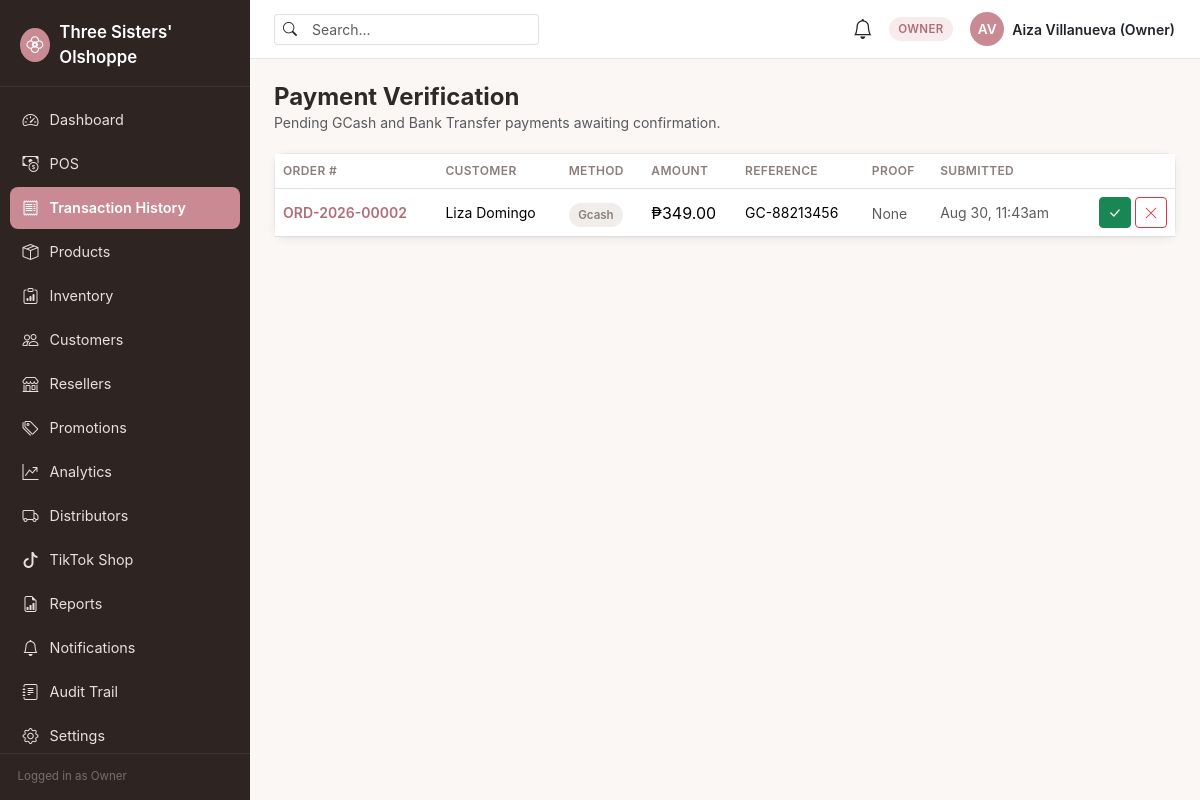
The app's page /payments/index.php (signed in) with its own data.
### tables this page shows
CREATE TABLE payments (
    id                  BIGINT UNSIGNED AUTO_INCREMENT PRIMARY KEY,
    order_id            BIGINT UNSIGNED NOT NULL,
    payment_method      ENUM('cash','gcash','bank_transfer') NOT NULL,
    amount              DECIMAL(10,2) NOT NULL,
    reference_number    VARCHAR(100) NULL,
    status              ENUM('pending','verified','rejected') NOT NULL DEFAULT 'pending',
    verified_by         INT UNSIGNED NULL,
    verified_at         DATETIME NULL,
    created_at          TIMESTAMP NOT NULL DEFAULT CURRENT_TIMESTAMP,
    FOREIGN KEY (order_id) REFERENCES orders(id) ON DELETE CASCADE,
    FOREIGN KEY (verified_by) REFERENCES users(id) ON DELETE SET NULL,
    INDEX idx_payments_status (status),
    INDEX idx_payments_method (payment_method)
);

CREATE TABLE orders (
    id              BIGINT UNSIGNED AUTO_INCREMENT PRIMARY KEY,
    order_number    VARCHAR(30) NOT NULL UNIQUE,
    channel         ENUM('physical','reseller','tiktok') NOT NULL,
    customer_id     INT UNSIGNED NULL,
    reseller_id     INT UNSIGNED NULL,
    status          ENUM('pending','confirmed','preparing','ready','shipped','completed','cancelled','returned') NOT NULL DEFAULT 'pending',
    subtotal        DECIMAL(10,2) NOT NULL DEFAULT 0.00,
    discount_amount DECIMAL(10,2) NOT NULL DEFAULT 0.00,
    total_amount    DECIMAL(10,2) NOT NULL DEFAULT 0.00,
    placed_by       INT UNSIGNED NULL,           
    created_at      TIMESTAMP NOT NULL DEFAULT CURRENT_TIMESTAMP,
    updated_at      TIMESTAMP NOT NULL DEFAULT CURRENT_TIMESTAMP ON UPDATE CURRENT_TIMESTAMP,
    FOREIGN KEY (customer_id) REFERENCES customers(id) ON DELETE SET NULL,
    FOREIGN KEY (reseller_id) REFERENCES resellers(id) ON DELETE SET NULL,
    FOREIGN KEY (placed_by) REFERENCES users(id) ON DELETE SET NULL,
    INDEX idx_orders_channel (channel),
    INDEX idx_orders_status (status),
    INDEX idx_orders_created (created_at)
);

CREATE TABLE customers (
    id              INT UNSIGNED AUTO_INCREMENT PRIMARY KEY,
    full_name       VARCHAR(150) NOT NULL,
    phone           VARCHAR(30) NULL,
    email           VARCHAR(150) NULL,
    address         VARCHAR(255) NULL,
    created_at      TIMESTAMP NOT NULL DEFAULT CURRENT_TIMESTAMP,
    updated_at      TIMESTAMP NOT NULL DEFAULT CURRENT_TIMESTAMP ON UPDATE CURRENT_TIMESTAMP,
    INDEX idx_customers_phone (phone)
);

### core/PaymentService.php (called while the page is built, shortened)
<?php
final class PaymentService
{
    public static function pendingPayments(int $page = 1, int $perPage = 15): array
    {
        $page = max(1, $page);
        $offset = ($page - 1) * $perPage;
        $total = (int) db()->query("SELECT COUNT(*) FROM payments WHERE status = 'pending'")->fetchColumn();
        $stmt = db()->prepare(
            "SELECT p.*, o.order_number, o.total_amount, c.full_name AS customer_name, r.full_name AS reseller_name,
                    (SELECT COUNT(*) FROM payment_proofs pp WHERE pp.payment_id = p.id) AS proof_count
             FROM payments p
             JOIN orders o ON o.id = p.order_id
             LEFT JOIN customers c ON c.id = o.customer_id
             LEFT JOIN resellers r ON r.id = o.reseller_id
             WHERE p.status = 'pending'
             ORDER BY p.created_at ASC
             LIMIT $perPage OFFSET $offset"
        );
        $stmt->execute();
        return [
            'items' => $stmt->fetchAll(),
            'total' => $total,
            'page' => $page,
            'pages' => max(1, (int) ceil($total / $perPage)),
        ];
    }
}

### config/database.php (called while the page is built, shortened)
<?php
function db(): PDO
{
    static $pdo = null;
    if ($pdo instanceof PDO) {
        return $pdo;
    }
    $host = getenv('DB_HOST') ?: '127.0.0.1';
    $port = getenv('DB_PORT') ?: '3306';
    $name = getenv('DB_NAME') ?: 'three_sisters';
    $user = getenv('DB_USER') ?: 'root';
    $pass = getenv('DB_PASS') ?: '';
    $charset = 'utf8mb4';
    $dsn = "mysql:host={$host};port={$port};dbname={$name};charset={$charset}";
    $options = [
        PDO::ATTR_ERRMODE            => PDO::ERRMODE_EXCEPTION,
        PDO::ATTR_DEFAULT_FETCH_MODE => PDO::FETCH_ASSOC,
        PDO::ATTR_EMULATE_PREPARES   => false,
    ];
    try {
        $pdo = new PDO($dsn, $user, $pass, $options);
    } catch (PDOException $e) {
        error_log('[DB CONNECTION ERROR] ' . $e->getMessage());
        http_response_code(500);
        die('A system error occurred. Please try again later or contact the administrator.');
    }
    return $pdo;
}

### payments/index.php (the view, shortened to what this page needs)
<?php
$page = max(1, (int) ($_GET['page'] ?? 1));
$result = PaymentService::pendingPayments($page);
require __DIR__ . '/../components/header.php';
?>
<div class="page-header">
    <h1 class="page-title h4 mb-0">Payment Verification</h1>
    <p class="text-muted mb-0 small">Pending GCash and Bank Transfer payments awaiting confirmation.</p>
</div>
<div class="ts-card">
    <?php if (!$result['items']): ?>
        <div class="empty-state"><i class="bi bi-check2-circle"></i><p class="mb-0">No pending payments. All caught up!</p></div>
    <?php else: ?>
        <div class="table-responsive">
            <table class="table align-middle mb-0">
                <thead><tr><th>Order #</th><th>Customer</th><th>Method</th><th>Amount</th><th>Reference</th><th>Proof</th><th>Submitted</th><th></th></tr></thead>
                <tbody>
                <?php foreach ($result['items'] as $p): ?>
                    <tr>
                        <td class="fw-semibold small"><a href="<?= BASE_URL ?>/orders/view.php?id=<?= $p['order_id'] ?>" class="text-decoration-none"><?= htmlspecialchars($p['order_number']) ?></a></td>
                        <td class="small"><?= htmlspecialchars($p['customer_name'] ?? $p['reseller_name'] ?? 'Walk-in') ?></td>
                        <td><span class="badge-status badge-neutral"><?= htmlspecialchars(str_replace('_', ' ', ucfirst($p['payment_method']))) ?></span></td>
                        <td>₱<?= number_format((float) $p['amount'], 2) ?></td>
                        <td class="small"><?= htmlspecialchars($p['reference_number'] ?? '—') ?></td>
                        <td>
                            <?php if ($p['proof_count'] > 0): ?>
                                <a href="<?= BASE_URL ?>/payments/proof.php?payment_id=<?= $p['id'] ?>" target="_blank" class="btn btn-sm btn-outline-secondary"><i class="bi bi-paperclip"></i> View</a>
                            <?php else: ?>
                                <span class="text-muted small">None</span>
                            <?php endif; ?>
                        </td>
                        <td class="small text-muted"><?= htmlspecialchars(date('M j, g:ia', strtotime($p['created_at']))) ?></td>
                        <td class="text-end">
                            <form method="POST" class="d-inline" onsubmit="return confirm('Verify this payment?');">
                                <button type="submit" class="btn btn-sm btn-success"><i class="bi bi-check-lg"></i></button>
                            </form>
                            <button class="btn btn-sm btn-outline-danger" data-bs-toggle="modal" data-bs-target="#rejectModal" onclick="document.getElementById('reject_payment_id').value='<?= $p['id'] ?>'">
                                <i class="bi bi-x-lg"></i>
                            </button>
                        </td>
                    </tr>
                <?php endforeach; ?>
                </tbody>
            </table>
        </div>
    <?php endif; ?>
</div>
<?php require __DIR__ . '/../components/footer.php'; ?>

### assets/css/style.css (style rules this page uses)
:root { --ts-font-heading: 'Poppins', -apple-system, 'Segoe UI', Roboto, 'Helvetica Neue', Arial, sans-serif; --ts-font-body: 'Inter', -apple-system, 'Segoe UI', Roboto, 'Helvetica Neue', Arial, sans-serif; --ts-bg: #FAF7F5; --ts-surface: #FFFFFF; --ts-text: #2E2A28; --ts-text-muted: #8A7F7A; --ts-border: #ECE4E0; --ts-accent: #C98A93; --ts-accent-dark: #B06E78; --ts-accent-tint: #F7EBEC; --ts-sidebar-bg: #2E2422; --ts-sidebar-text: #E9DFDC; --ts-sidebar-active: #C98A93; --ts-success: #3E8E5A; --ts-success-bg: #E7F5EC; --ts-warning: #B98A2E; --ts-warning-bg: #FBF1DF; --ts-danger: #C0473F; --ts-danger-bg: #FBEAE8; --ts-info: #3E7CB1; --ts-info-bg: #E8F1FA; --ts-radius: 0.65rem; --ts-shadow: 0 2px 10px rgba(46, 34, 28, 0.06); --ts-shadow-lg: 0 8px 28px rgba(46, 34, 28, 0.10); --bs-body-font-family: var(--ts-font-body); }
body { background-color: var(--ts-bg); color: var(--ts-text); font-family: var(--ts-font-body); }
h1, h2, h3, h4, h5, h6, .brand-font { font-family: var(--ts-font-heading); color: var(--ts-text); }
a { color: var(--ts-accent-dark); }
.page-header { margin-bottom: 1.25rem; }
.page-header .page-title { font-weight: 700; margin-bottom: 0.15rem; }
.card, .ts-card { background: var(--ts-surface); border: 1px solid var(--ts-border); border-radius: var(--ts-radius); box-shadow: var(--ts-shadow); }
.badge-status { font-weight: 600; font-size: 0.72rem; padding: 0.32rem 0.6rem; border-radius: 999px; }
.badge-neutral { background: #F1EDEB; color: var(--ts-text-muted); }
.table thead th { font-size: 0.75rem; text-transform: uppercase; letter-spacing: 0.03em; color: var(--ts-text-muted); border-bottom-width: 1px; font-weight: 600; }
.table td { vertical-align: middle; }

### records on screen
payments: order.order_number "ORD-2026-00002", customers.full_name "Liza Domingo", payment_method "Gcash", amount "349.00", reference_number "GC-88213456", created_at "Aug 30, 11:43am", $p['id'] 2 (drawn)

### other values on screen
APP_NAME "Three Sisters' Olshoppe"
$item['label'] "Dashboard"
$item['label'] "POS"
$item['label'] "Transaction History"
$item['label'] "Products"
$item['label'] "Inventory"
$item['label'] "Customers"
$item['label'] "Resellers"
$item['label'] "Promotions"
$item['label'] "Analytics"
$item['label'] "Distributors"
$item['label'] "TikTok Shop"
$item['label'] "Reports"
$item['label'] "Notifications"
$item['label'] "Audit Trail"
